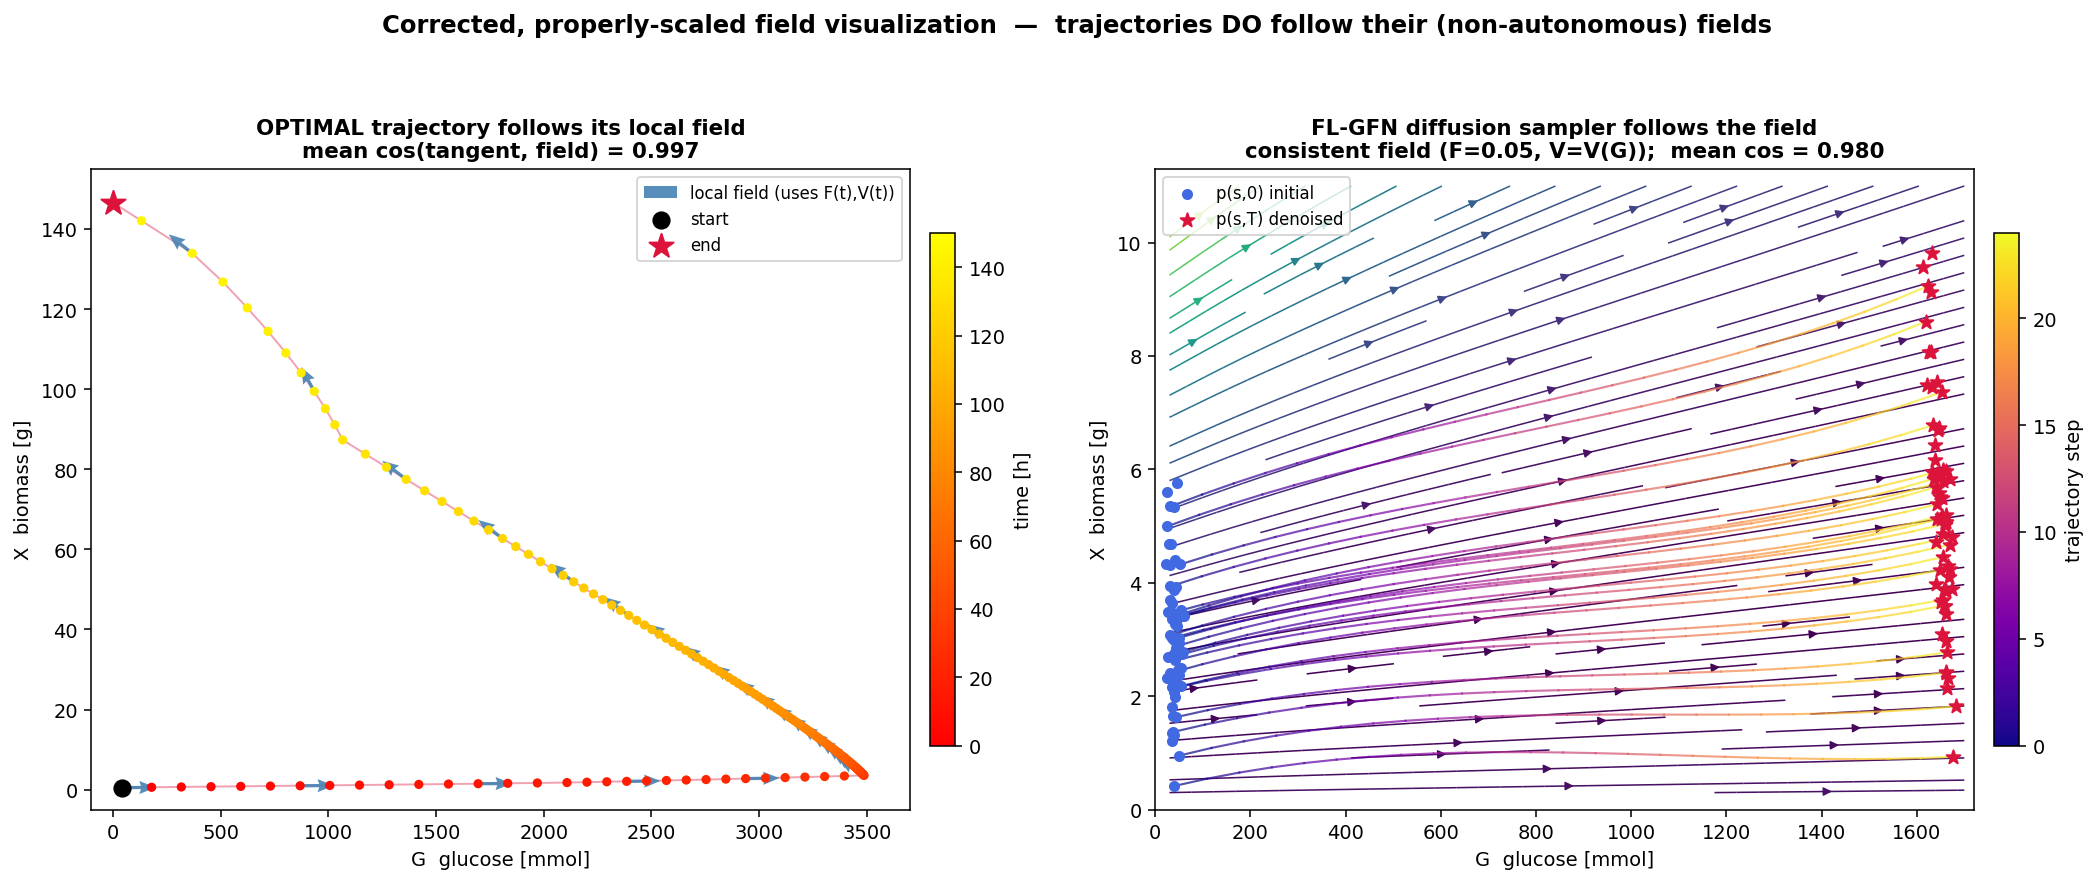

Source code (Python):
"""
corrected_field_viz.py -- CORRECT, properly-scaled trajectory-vs-field visualization.
The system is non-autonomous, so we evaluate the field with each point's ACTUAL
F(t), V(t), c(t).  Two panels:
  A) optimal trajectory with local field arrows sampled ALONG the path
  B) FL-GFN diffusion sampler on a CONSISTENT background field (F=0.05, V=V(G)
     tracking the rollout), so the streamlines and the sampler agree.
"""
import numpy as np, matplotlib
matplotlib.use("Agg"); import matplotlib.pyplot as plt

d=np.load("field_tables.npz"); Sg,mu_t,vg_t=d["Sgrid"],d["mu_tab"],d["vg_tab"]
MW_GLC=0.18016; cG=500.0/MW_GLC
mu=lambda S:np.interp(S,Sg,mu_t); vglu=lambda S:np.interp(S,Sg,vg_t)
def fieldGX(G,X,V,F):
    S=np.maximum(G,0)/np.maximum(V,1e-6)*MW_GLC
    return F*cG+vglu(S)*X, mu(S)*X

fig,(axA,axB)=plt.subplots(1,2,figsize=(15.5,6.4))

# ================= Panel A: optimal trajectory + along-path local field =========
tr=np.load("traj_real.npz"); G,X,V,t=tr["G"],tr["X"],tr["V"],tr["t"]
FEED=[0.05,0.0338,0,0,0,0,0,0,0,0.0274]; T=150.0; nFE=10
Farr=np.array([FEED[min(int(tt/T*nFE),nFE-1)] for tt in t]); Farr[V>=2.0]=0.0
Gr,Xr=G.max()-G.min(),X.max()-X.min()
# local field arrows along the path (subsample), normalized to uniform display length
idx=np.arange(0,len(G)-1,6)
dG,dX=fieldGX(G[idx],X[idx],V[idx],Farr[idx])
uh=dG/Gr; vh=dX/Xr; nrm=np.sqrt(uh**2+vh**2)+1e-12
L=0.045; aG=uh/nrm*L*Gr; aX=vh/nrm*L*Xr
axA.quiver(G[idx],X[idx],aG,aX,angles="xy",scale_units="xy",scale=1,
           color="steelblue",width=0.004,headwidth=4,zorder=3,alpha=0.9,label="local field (uses F(t),V(t))")
sc=axA.scatter(G,X,c=t,cmap="autumn",s=14,zorder=4)
axA.plot(G,X,color="crimson",lw=1,alpha=0.4,zorder=2)
axA.scatter([G[0]],[X[0]],color="k",s=70,zorder=5,label="start")
axA.scatter([G[-1]],[X[-1]],color="crimson",marker="*",s=170,zorder=5,label="end")
axA.set_xlabel("G  glucose [mmol]");axA.set_ylabel("X  biomass [g]")
axA.set_title("OPTIMAL trajectory follows its local field\n"
              "mean cos(tangent, field) = 0.997",fontweight="bold",fontsize=11)
axA.legend(loc="upper right",fontsize=8.5);axA.set_xlim(-100,3700);axA.set_ylim(-5,155)
cb=fig.colorbar(sc,ax=axA,shrink=0.8,pad=0.02);cb.set_label("time [h]")

# ================= Panel B: FL-GFN sampler on consistent field ==================
roll=np.load("denoiser_rollout.npz")["roll"]   # (25,64,3)
nstep,npart=roll.shape[0]-1,roll.shape[1]
Gm=roll[:,:,0].mean(1); Vm=roll[:,:,2].mean(1)          # mean G(t), V(t) of the cloud
# consistent background field: V tracks the rollout's V(G)
Ggrid=np.linspace(30,1700,32); Xgrid=np.linspace(0.3,11,32)
GG,XX=np.meshgrid(Ggrid,Xgrid)
Vbg=np.interp(GG, Gm, Vm)                                # V as a function of G along the path
dGb,dXb=fieldGX(GG,XX,Vbg,0.05)
spd=np.sqrt((dGb/(1700))**2+(dXb/11)**2)
axB.streamplot(GG,XX,dGb,dXb,color=np.log10(spd+1e-6),cmap="viridis",
               density=1.2,linewidth=0.8,arrowsize=0.9,zorder=1)
# overlay denoiser forward trajectories, coloured by step
import matplotlib.cm as cm
tcol=cm.plasma(np.linspace(0,1,nstep+1))
for j in range(0,npart,3):
    for k in range(nstep):
        axB.plot(roll[k:k+2,j,0],roll[k:k+2,j,1],color=tcol[k],lw=1.1,alpha=0.7,zorder=3)
axB.scatter(roll[0,:,0],roll[0,:,1],c="royalblue",s=22,zorder=4,label="p(s,0) initial")
axB.scatter(roll[-1,:,0],roll[-1,:,1],c="crimson",marker="*",s=55,zorder=5,label="p(s,T) denoised")
axB.set_xlabel("G  glucose [mmol]");axB.set_ylabel("X  biomass [g]")
axB.set_title("FL-GFN diffusion sampler follows the field\n"
              "consistent field (F=0.05, V=V(G));  mean cos = 0.980",fontweight="bold",fontsize=11)
axB.legend(loc="upper left",fontsize=8.5);axB.set_xlim(0,1720);axB.set_ylim(0,11.3)
sm=plt.cm.ScalarMappable(cmap="plasma",norm=plt.Normalize(0,nstep))
cb2=fig.colorbar(sm,ax=axB,shrink=0.8,pad=0.02);cb2.set_label("trajectory step")

fig.suptitle("Corrected, properly-scaled field visualization  —  trajectories DO follow their (non-autonomous) fields",
             fontweight="bold",fontsize=12.5)
fig.tight_layout(rect=[0,0,1,0.94]);fig.savefig("corrected_field_viz.png",dpi=140,bbox_inches="tight")
print("wrote corrected_field_viz.png")
